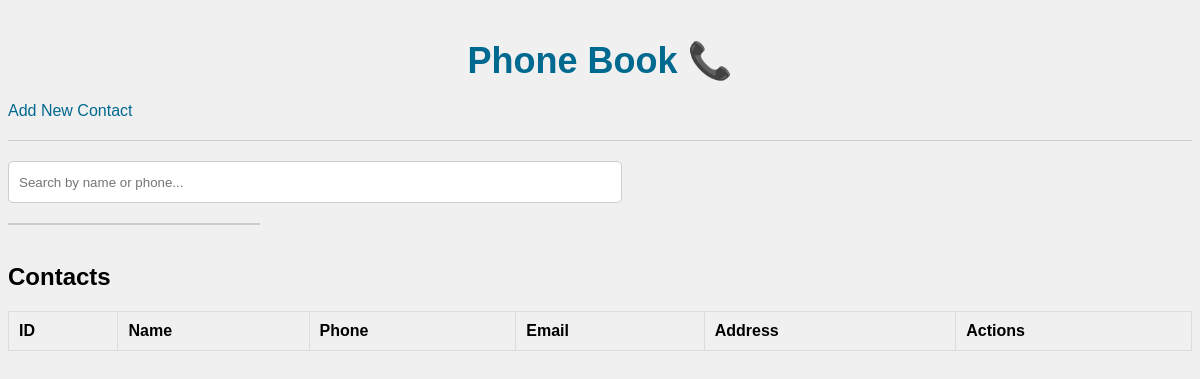
Page /home on the earlier database version.
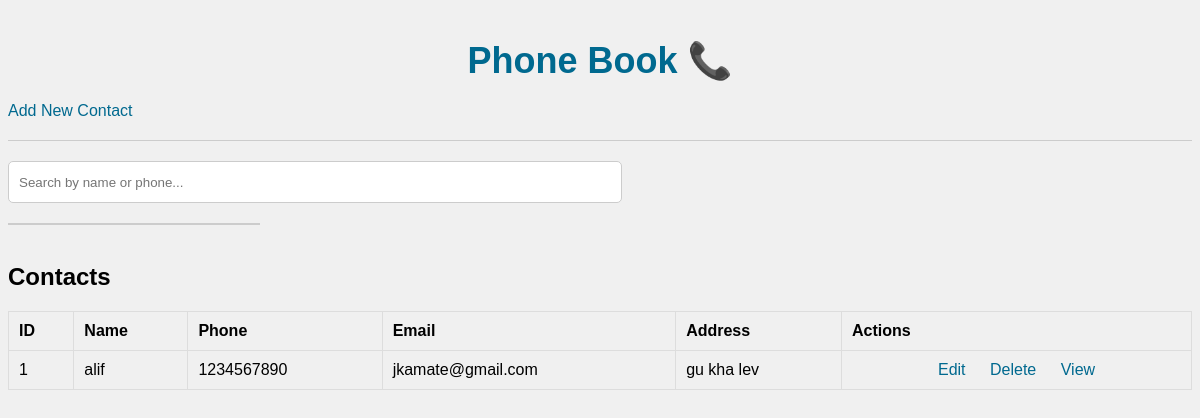
Same page on the later database version.
### app.py (models this page shows)
class Contact(db.Model):
    id = db.Column(db.Integer, primary_key=True)
    name = db.Column(db.String(100), nullable=False)
    phone = db.Column(db.String(100), nullable=False)
    email = db.Column(db.String(100),unique=True, nullable=True)
    address = db.Column(db.String(100), nullable=True)

### app.py (the view)
@app.route('/')
@app.route('/home')
def home():
    contacts = Contact.query.all()
    return render_template('home.html', contacts=contacts, title='Home')

### templates/home.html (shortened to what this page needs)
{% extends 'layout.html' %}
{% block content %}
    <h1>Phone Book 📞</h1>
    <a href="/add">Add New Contact</a>
    <hr>
    <input type="text" id="searchInput" placeholder="Search by name or phone..." autocomplete="off">
    <div id="searchResults"></div>
    <h2>Contacts</h2>
    <table border="1">
        <tr>
            <th>ID</th>
            <th>Name</th>
            <th>Phone</th>
            <th>Email</th>
            <th>Address</th>
            <th>Actions</th>
        </tr>
        {% for contact in contacts %}
            <tr>
                <td>{{ contact.id }}</td>
                <td>{{ contact.name }}</td>
                <td>{{ contact.phone }}</td>
                <td>{{ contact.email }}</td>
                <td>{{ contact.address }}</td>
                <td>
                    <a href="/edit/{{contact.id}}">Edit</a>
                    <a href="/delete/{{contact.id}}">Delete</a>
                    <a href="/view/{{contact.id}}">View</a>
                </td>
            </tr>
        {% endfor %}
    </table>
{% endblock %}

### templates/layout.html (shortened to what this page needs)
<!DOCTYPE html>
<html lang="en">
<head>
    <link rel="stylesheet" type="text/css" href="{{ url_for('static', filename='css/styles.css') }}">
</head>
<body>
    {% block content %}
    {% endblock %}
</body>
</html>

### static/css/styles.css (style rules this page uses)
body { font-family: Arial, sans-serif; background-color: #f0f0f0; }
h1 { text-align: center; color: #00698f; margin-bottom: 20px; }
h1:first-child { font-size: 36px; margin-top: 40px; }
a { text-decoration: none; color: #00698f; }
hr { margin: 20px 0; border: none; border-top: 1px solid #ccc; }
h2 { margin-top: 40px; margin-bottom: 20px; }
table { border-collapse: collapse; width: 100%; }
th, td { border: 1px solid #ddd; padding: 10px; text-align: left; }
th { background-color: #f0f0f0; }
td:last-child { text-align: center; }
td a { margin: 0 10px; }
input, textarea { width: 100%; height: 20px; margin-bottom: 20px; padding: 10px; border: 1px solid #ccc; border-radius: 5px; }
#searchInput { width: 50%; }

### templates/home.html (style rules this page uses)
#searchResults { position: absolute; background: white; border: 1px solid #ccc; width: 250px; max-height: 200px; overflow-y: auto; }

Differences in the rows shown:
added Contact: id "1", name "alif", phone "1234567890", email "jkamate@gmail.com", address "gu kha lev"
